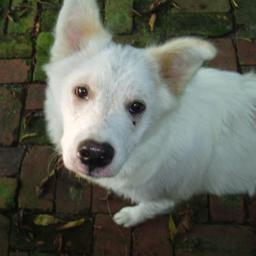
#> input picture Bai_3/data/dog.jpg, 256 x 256 px, found by its file name
$ python train_knn.py
#> lines starting #> are read from the running program, lines starting #| are printed output that depends on the picture; after the words box and inside, x2 and y2 are one past the last pixel; in counts of white or black regions, pixels touching at a corner belong together
#> (reads Bai_3/labels.txt from the repository)
#> in classify_image, img is the input picture: shape (256, 256, 3); mean B, G, R 88.7, 98.7, 95.5
### Bai_3/preprocess.py
import cv2
import numpy as np

def preprocess(imgOriginal):
    # Chuyển sang ảnh xám
    imgGray = cv2.cvtColor(imgOriginal, cv2.COLOR_BGR2GRAY)
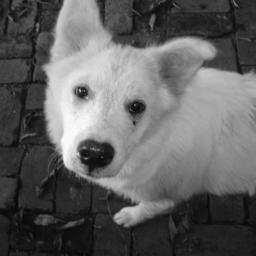
#> imgGray: shape (256, 256); min 4, max 252, mean 96.6

    # Làm mịn ảnh để giảm nhiễu
    imgBlurred = cv2.GaussianBlur(imgGray, (5, 5), 0)

    # Tăng cường tương phản bằng CLAHE
    clahe = cv2.createCLAHE(clipLimit=2.0, tileGridSize=(8, 8))
    imgContrast = clahe.apply(imgBlurred)
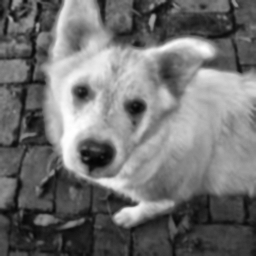
#> imgContrast: shape (256, 256); min 5, max 255, mean 112.5

    # Tìm biên bằng Canny
    imgThresh = cv2.Canny(imgContrast, 50, 150)  # Thay đổi ngưỡng nếu cần
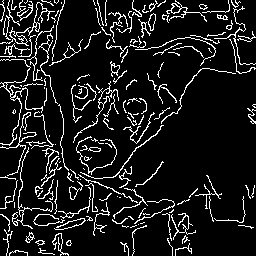
#> imgThresh: shape (256, 256); 10.6% white in thin lines or dots

    return imgGray, imgThresh

# [14 lines of commented-out code are left out]

### Bai_3/train_knn.py
import cv2
import numpy as np
from sklearn.neighbors import KNeighborsClassifier
from preprocess import preprocess

LABELS_FILE = "labels.txt"
FEATURES_FILE = "features.txt"

def load_data():
    features = np.loadtxt(FEATURES_FILE)
    with open(LABELS_FILE, 'r') as f:
        labels = [line.strip() for line in f.readlines()]
    return features, labels

def classify_image(imgPath):
    # Tải dữ liệu gán nhãn
    features, labels = load_data()

    # Khởi tạo mô hình KNN
    knn = KNeighborsClassifier(n_neighbors=2)
    knn.fit(features, labels)

    # Đọc và tiền xử lý ảnh đầu vào
    img = cv2.imread(imgPath)
    if img is None:
        print("Không thể tải ảnh.")
        return

    _, imgThresh = preprocess(img)
    imgResized = cv2.resize(imgThresh, (20, 30))
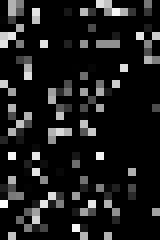
#> imgResized: shape (30, 20) (shown 8 times larger); min 0, max 252, mean 28.5
    imgFlattened = imgResized.flatten().reshape(1, -1)

    # Dự đoán và in kết quả
    prediction = knn.predict(imgFlattened)
    print(f"Dự đoán: {prediction[0]}")
#| Dự đoán: dog

    # Hiển thị hình ảnh cùng với tên nhãn
    # cv2.imshow('Hình ảnh', img)
    cv2.putText(img, prediction[0], (10, 30), cv2.FONT_HERSHEY_SIMPLEX, 1, (0, 255, 0), 2)
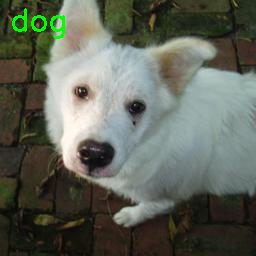
#> img: shape (256, 256, 3); 0.71% of pixels changed, all inside (x1, y1, x2, y2) = (12, 8, 65, 39)
    cv2.imshow('ANH', img)
    cv2.waitKey(0)
    cv2.destroyAllWindows()

if __name__ == "__main__":
    imgPath = "D:/XLA_TGMT/Xu ly anh/Bai_3/data/dog.jpg"  # Đường dẫn ảnh đầu vào
    classify_image(imgPath)
